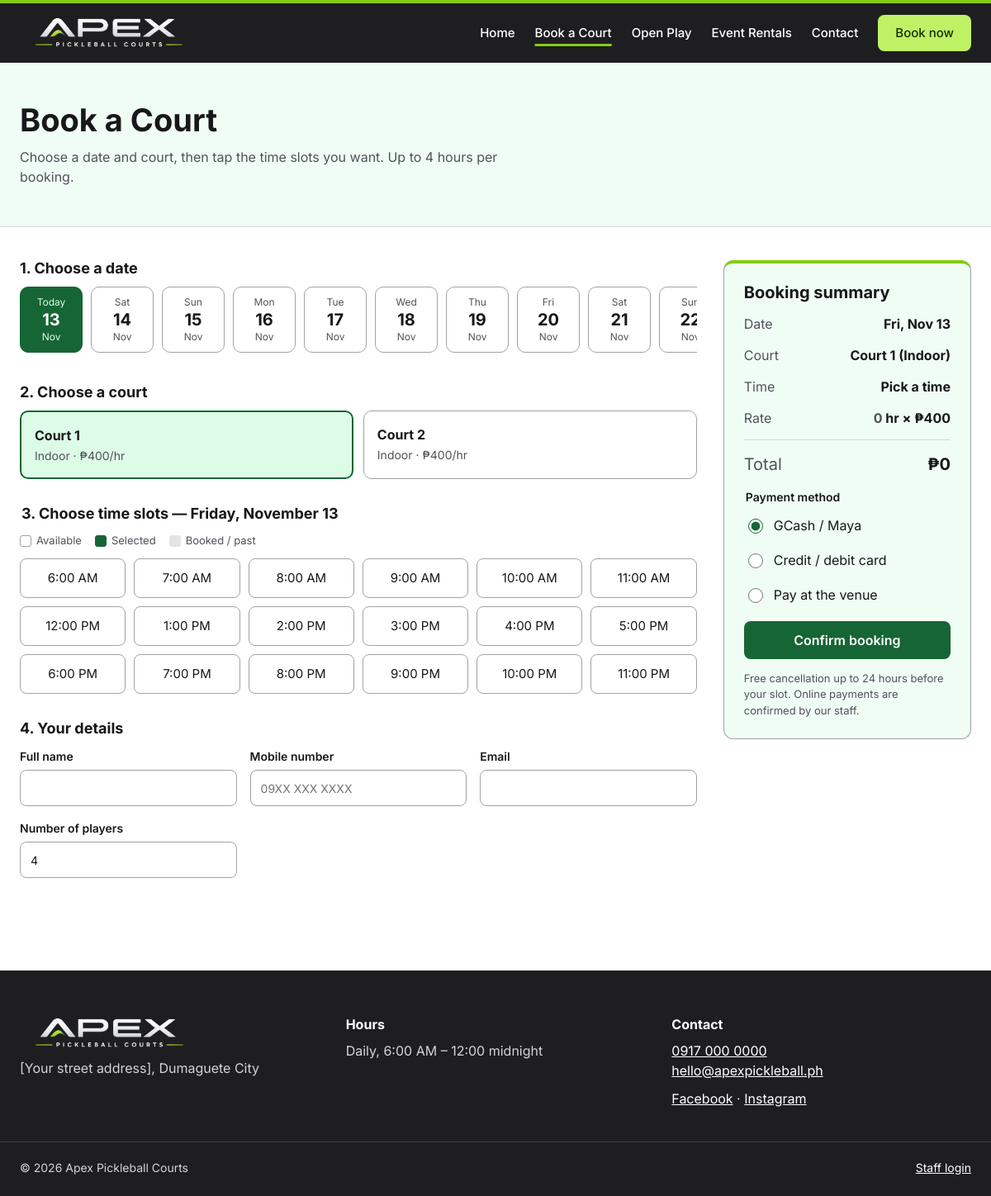
Page /book.php on the earlier database version.
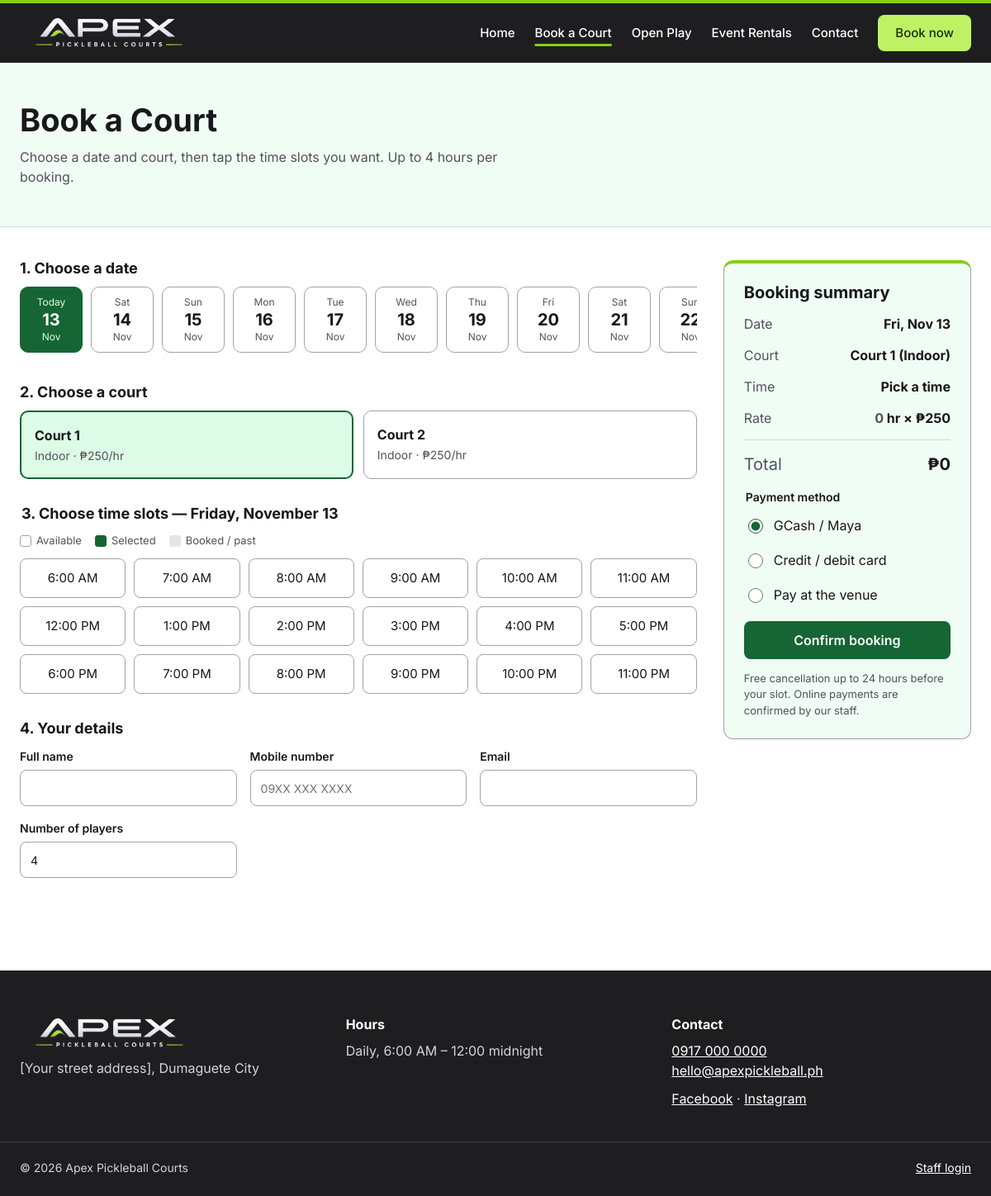
Same page on the later database version.
### tables this page shows
CREATE TABLE courts (
  id INT AUTO_INCREMENT PRIMARY KEY,
  name VARCHAR(50) NOT NULL,
  court_type VARCHAR(20) NOT NULL DEFAULT 'Indoor',
  hourly_rate DECIMAL(10,2) NOT NULL,
  status VARCHAR(20) NOT NULL DEFAULT 'available',  
  sort_order INT NOT NULL DEFAULT 0
);

### includes/functions.php (called while the page is built, shortened)
<?php
function e($value): string
{
    return htmlspecialchars((string) $value, ENT_QUOTES, 'UTF-8');
}
function money($amount): string
{
    return '₱' . number_format((float) $amount, 0);
}
function fmt_hour(int $hour): string
{
    return date('g:i A', mktime($hour, 0));
}
function fmt_date(string $date, string $format = 'D, M j'): string
{
    return date($format, strtotime($date));
}

### book.php (the view, shortened to what the changed rows need)
<?php
require __DIR__ . '/includes/functions.php';
$pdo = db();
$today = date('Y-m-d');
$old = ['name' => '', 'phone' => '', 'email' => '', 'players' => 4, 'payment' => 'gcash', 'slots' => []];
$source = $_SERVER['REQUEST_METHOD'] === 'POST' ? $_POST : $_GET;
$date = $source['date'] ?? $today;
$type = in_array($_GET['type'] ?? '', ['Indoor', 'Outdoor'], true) ? $_GET['type'] : '';
$courts = $pdo->query('SELECT * FROM courts ORDER BY sort_order, id')->fetchAll();
$available = array_values(array_filter($courts, fn($c) => $c['status'] === 'available' && ($type === '' || $c['court_type'] === $type)));
$court = null;
$court = $court ?? ($available[0] ?? null);
function blocked_hours(PDO $pdo, int $courtId, string $date): array
{
    $stmt = $pdo->prepare(
        "SELECT s.slot_hour FROM booking_slots s JOIN bookings b ON b.id = s.booking_id
         WHERE s.court_id = ? AND s.booking_date = ? AND b.status <> 'cancelled'"
    );
    $stmt->execute([$courtId, $date]);
    $taken = array_map('intval', $stmt->fetchAll(PDO::FETCH_COLUMN));
    $past = [];
    return ['taken' => $taken, 'past' => $past];
}
$blocked = $court ? blocked_hours($pdo, (int) $court['id'], $date) : ['taken' => [], 'past' => []];
$query = fn(array $extra) => 'book.php?' . http_build_query(array_merge(['date' => $date, 'court' => $court['id'] ?? null, 'type' => $type ?: null], $extra));
require __DIR__ . '/includes/header.php';
?>
<section class="page-head">
  <div class="container">
    <h1>Book a Court</h1>
  </div>
</section>
<section class="section-tight">
  <div class="container">
    <?php if (!$court): ?>
      <div class="empty">No courts are open for booking right now. Please call us at <?= e(SITE_PHONE) ?>.</div>
    <?php else: ?>
    <form method="post" action="<?= e($query([])) ?>" class="book-layout" id="booking-form" data-rate="<?= e($court['hourly_rate']) ?>" data-max="<?= MAX_HOURS ?>">
      <div class="book-main">
        <div class="book-step">
          <h2>1. Choose a date</h2>
          <nav class="date-strip" aria-label="Dates">
            <?php for ($i = 0; $i < DAYS_AHEAD; $i++):
              $d = date('Y-m-d', strtotime("+$i days")); ?>
              <a class="date-pill <?= $d === $date ? 'active' : '' ?>" href="<?= e($query(['date' => $d])) ?>" <?= $d === $date ? 'aria-current="date"' : '' ?>>
                <small><?= $i === 0 ? 'Today' : e(fmt_date($d, 'D')) ?></small>
                <strong><?= e(fmt_date($d, 'j')) ?></strong>
                <small><?= e(fmt_date($d, 'M')) ?></small>
              </a>
            <?php endfor; ?>
          </nav>
        </div>
        <div class="book-step">
          <h2>2. Choose a court</h2>
          <div class="court-grid">
            <?php foreach ($courts as $c):
              $isActive = (int) $c['id'] === (int) $court['id'];
              $isMaint = $c['status'] !== 'available'; ?>
              <a class="court-option <?= $isActive ? 'active' : '' ?> <?= $isMaint ? 'disabled' : '' ?>"
                 href="<?= e($query(['court' => $c['id'], 'type' => null])) ?>" <?= $isActive ? 'aria-current="true"' : '' ?> <?= $isMaint ? 'aria-disabled="true" tabindex="-1"' : '' ?>>
                <strong><?= e($c['name']) ?></strong>
                <span><?= e($c['court_type']) ?> · <?= $isMaint ? 'Under maintenance' : money($c['hourly_rate']) . '/hr' ?></span>
              </a>
            <?php endforeach; ?>
          </div>
        </div>
        <fieldset class="book-step" style="border: none; padding: 0; margin: 0">
          <legend><h2>3. Choose time slots — <?= e(fmt_date($date, 'l, F j')) ?></h2></legend>
          <div class="legend">
            <span><i></i>Available</span><span><i class="sel"></i>Selected</span><span><i class="booked"></i>Booked / past</span>
          </div>
          <div class="slot-grid">
            <?php for ($h = OPEN_HOUR; $h < CLOSE_HOUR; $h++):
              $off = in_array($h, $blocked['taken'], true) || in_array($h, $blocked['past'], true); ?>
              <label class="slot">
                <span><?= e(fmt_hour($h)) ?><?php if (in_array($h, $blocked['taken'], true)): ?><span class="sr-only"> (booked)</span><?php endif; ?></span>
              </label>
            <?php endfor; ?>
          </div>
        </fieldset>
        <div class="book-step">
          <h2>4. Your details</h2>
          <div class="form-grid">
            <label class="field">Full name<input type="text" name="name" value="<?= e($old['name']) ?>" required maxlength="100" autocomplete="name"></label>
            <label class="field">Mobile number<input type="tel" name="phone" value="<?= e($old['phone']) ?>" required placeholder="09XX XXX XXXX" autocomplete="tel"></label>
            <label class="field">Email<input type="email" name="email" value="<?= e($old['email']) ?>" required autocomplete="email"></label>
            <label class="field">Number of players<input type="number" name="players" value="<?= e($old['players']) ?>" min="1" max="8" required></label>
          </div>
        </div>
      </div>
      <aside class="summary" aria-label="Booking summary">
        <h2>Booking summary</h2>
        <div class="summary-row"><span>Date</span><strong><?= e(fmt_date($date, 'D, M j')) ?></strong></div>
        <div class="summary-row"><span>Court</span><strong><?= e($court['name']) ?> (<?= e($court['court_type']) ?>)</strong></div>
        <div class="summary-row"><span>Time</span><strong id="sum-time">Pick a time</strong></div>
        <div class="summary-row"><span>Rate</span><strong><span id="sum-hours">0</span> hr × <?= money($court['hourly_rate']) ?></strong></div>
        <hr>
        <div class="summary-row total"><span>Total</span><strong id="sum-total"><?= money(0) ?></strong></div>
        <fieldset class="radio-list">
          <legend>Payment method</legend>
          <?php foreach (['gcash' => 'GCash / Maya', 'card' => 'Credit / debit card', 'venue' => 'Pay at the venue'] as $val => $label): ?>
            <label><input type="radio" name="payment" value="<?= $val ?>" <?= $old['payment'] === $val ? 'checked' : '' ?> required> <?= e($label) ?></label>
          <?php endforeach; ?>
        </fieldset>
        <button type="submit" class="btn btn-primary btn-block" id="confirm-btn">Confirm booking</button>
        <p class="muted" style="font-size: 13px">Free cancellation up to <?= CANCEL_HOURS ?> hours before your slot. Online payments are confirmed by our staff.</p>
      </aside>
    </form>
    <?php endif; ?>
  </div>
</section>
<?php require __DIR__ . '/includes/footer.php'; ?>

Differences in the rows shown:
changed courts "Court 1": hourly_rate "₱400" → "₱250"
changed courts "Court 2": hourly_rate "₱400" → "₱250"
